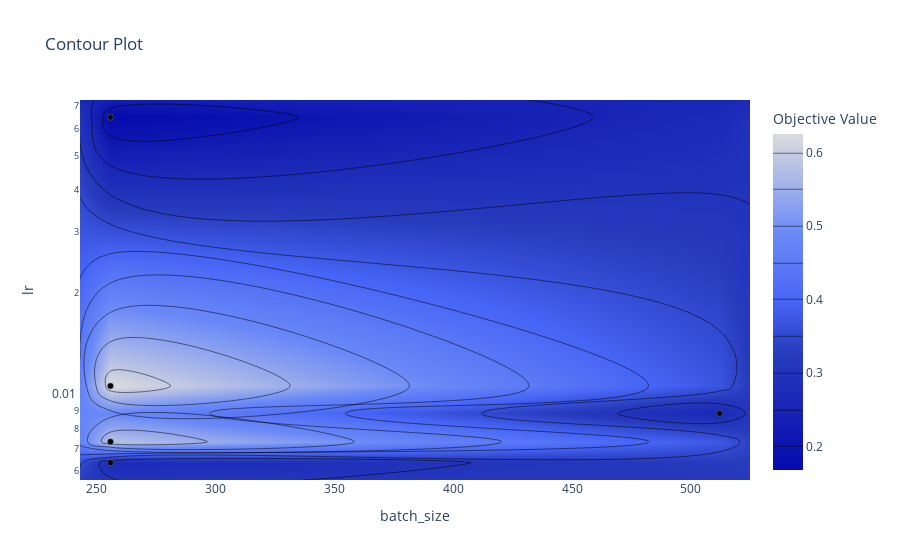

This figure's notebook cell:
### Code cell
optuna.visualization.plot_contour(study, params=['batch_size', 'lr'])

### Figure 1 — Plotly figure (JSON) as saved in the notebook; plotly's stock layout.template omitted (floating-point values rounded to 4 significant figures)
{"data": [{"colorbar": {"title": {"text": "Objective Value"}}, "colorscale": [[0, "rgb(5,10,172)"], [0.35, "rgb(40,60,190)"], [0.5, "rgb(70,100,245)"], [0.6, "rgb(90,120,245)"], [0.7, "rgb(106,137,247)"], [1, "rgb(220,220,220)"]], "connectgaps": true, "contours": {"coloring": "heatmap"}, "hoverinfo": "none", "line": {"smoothing": 1.3}, "reversescale": false, "type": "contour", "x": [243.2, 256, 512, 524.8], "y": [0.005657, 0.006354, 0.00732, 0.008853, 0.01066, 0.06501, 0.07302], "z": [[null, null, null, null], [null, 0.2685, null, null], [null, 0.5829, null, null], [null, null, 0.2625, null], [null, 0.6252, null, null], [null, 0.168, null, null], [null, null, null, null]]}, {"marker": {"color": "black", "line": {"color": "Grey", "width": 0.5}}, "mode": "markers", "showlegend": false, "type": "scatter", "x": [256, 256, 256, 512, 256], "y": [0.006354, 0.06501, 0.01066, 0.008853, 0.00732]}], "layout": {"title": {"text": "Contour Plot"}, "xaxis": {"range": [243.2, 524.8], "title": {"text": "batch_size"}}, "yaxis": {"range": [-2.247, -1.137], "title": {"text": "lr"}, "type": "log"}}}
